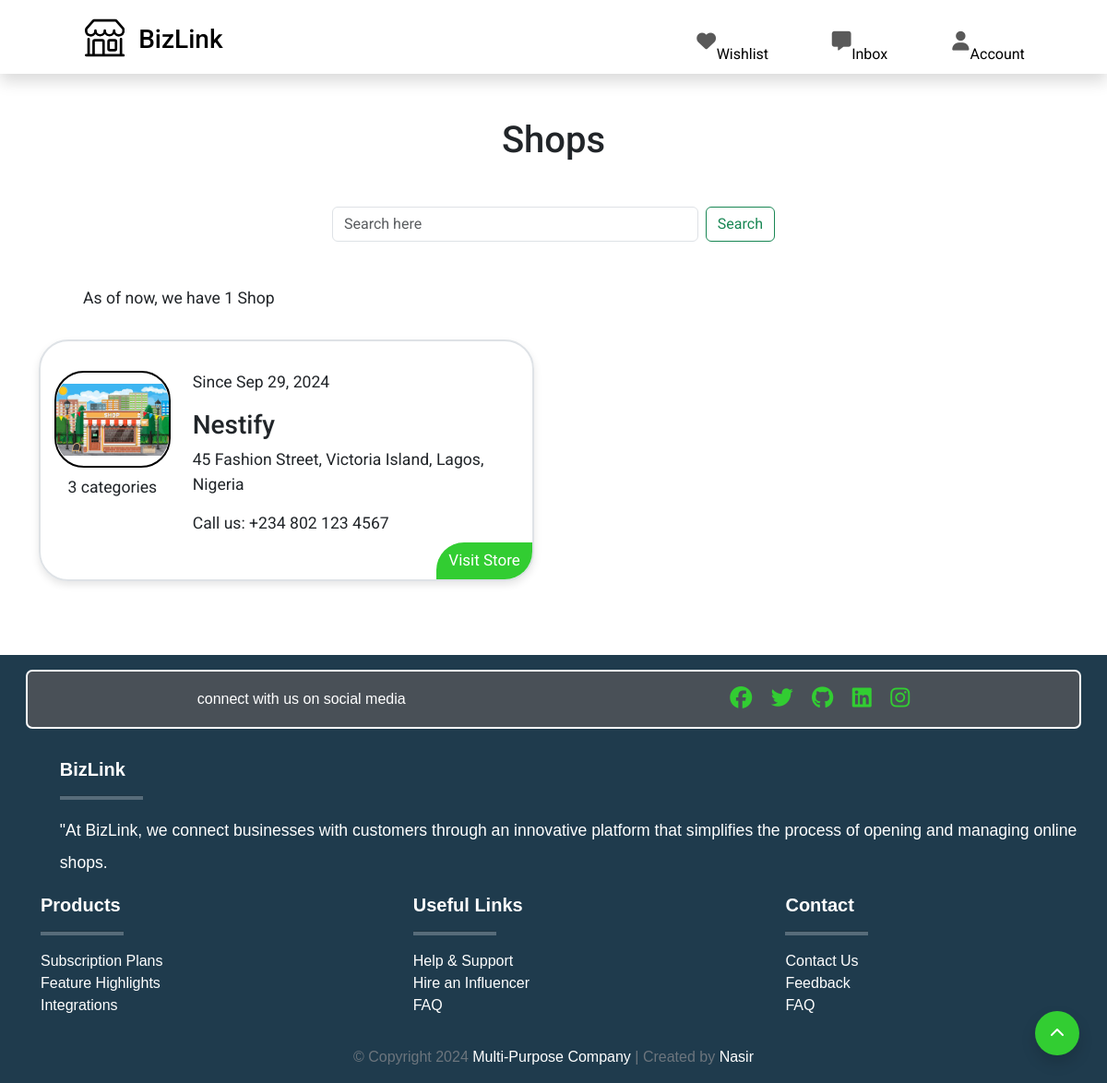
Page /core/customer/shop/ on the earlier database version.
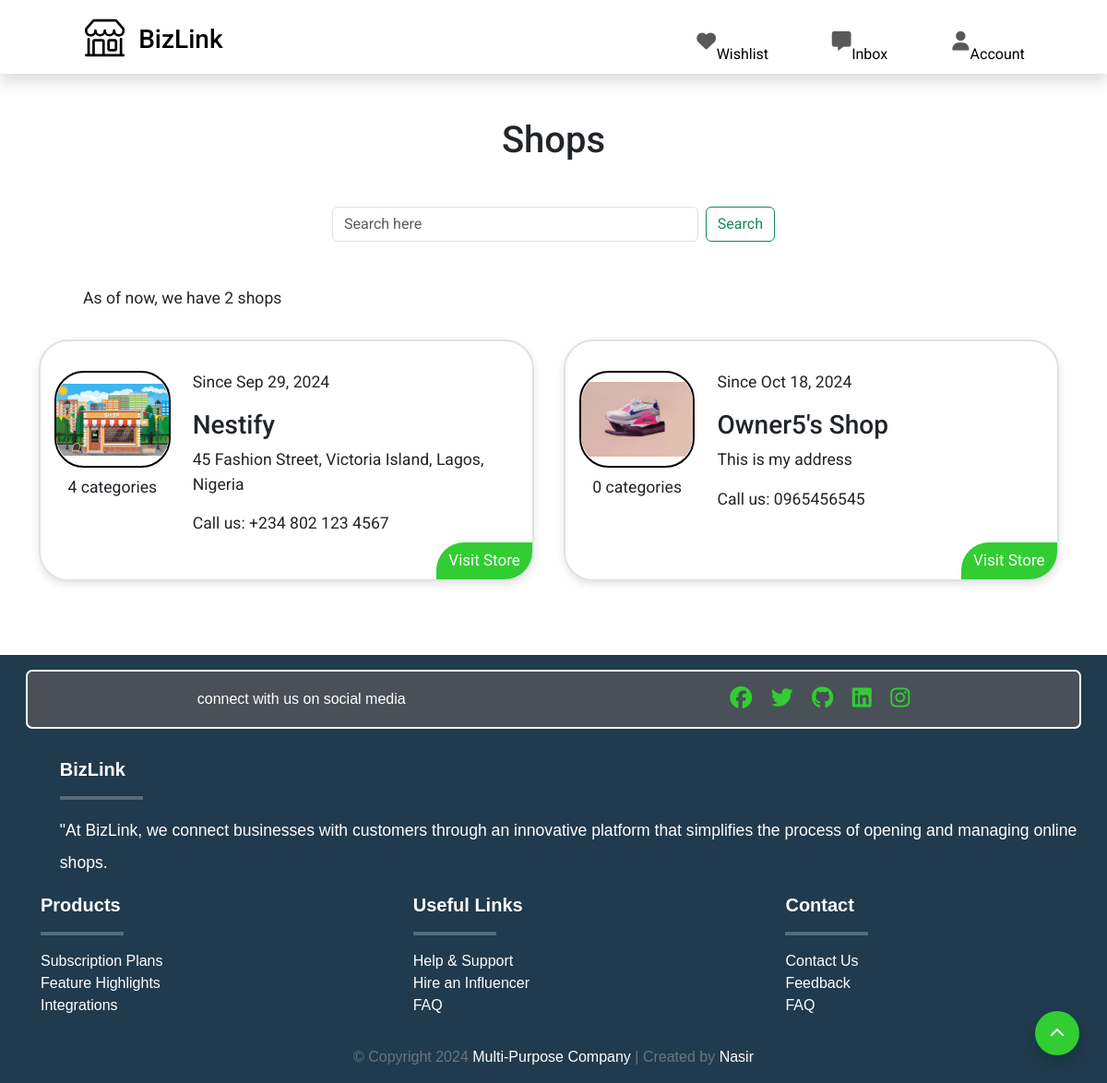
Same page on the later database version.
### shop/models.py (models this page shows, shortened)
class Shop(models.Model):
    shopId = ShortUUIDField(unique=True, length=10, max_length=21, prefix="shop", alphabet="ABCDEF0123456789")
    name = models.CharField(max_length=255)
    description = models.TextField(blank=False, null=False)
    image = models.ImageField(upload_to='shop_directory_path', blank=True, null=True)
    address = models.TextField(blank=False, null=False)
    contact = models.CharField(max_length=255)
    created_at = models.DateTimeField(auto_now_add=True)
    created_by = models.OneToOneField(settings.AUTH_USER_MODEL, on_delete=models.CASCADE, related_name="user_shop")
    class Meta:
        ordering = ('name',)
        unique_together = ('created_by', 'name')

### core/views.py (the view)
# urls.py: path("customer/shop/", views.shop_collection, name="shop_collection"),
def shop_collection(request):
    shops = Shop.objects.all().order_by("name")
    return render(request, "core/customer/shop.html", {
        'shops': shops
    })

### core/context_processor.py (called while the page is built, shortened)
def base(request):
    user = request.user
    categories = []
    wishlist = 0
    notification = 0
    inbox_count = 0
    shop = None
    total_unread_messages = 0  # Initialize unread messages count to 0
    return {
        'user': user,
        'shop': shop,
        'categories': categories,
        'wishlist': wishlist,
        'notification': notification,
        'total_unread_messages': total_unread_messages,  # Add unread messages to context
    }

### core/templatetags/custom_tags.py (called while the page is built)
@register.filter
def startswith(value, arg):
    return value.startswith(arg)

### templates/core/customer/shop.html (shortened to what this page needs)
{% extends "core/base.html" %}
{% load static %}
{% block content %}
<section class="shop-intro-section">
    <div class="container">
        <h1>Shops</h1>
        <div class="search-box">
            <div class="search">
                <form
                class="d-flex" role="search" method="GET" action="{% url 'core:search_customer' %}">
                <input
                    class="form-control me-2 search-bar"
                    type="search"
                    placeholder="Search here"
                    aria-label="Search"
                    name="q"
                    value="{{ query }}"
                />
                <button
                    class="btn btn-outline-success search-btn"
                    type="submit"
                >
                    Search
                </button>
                </form>
            </div>
        </div>
        <div class="shop-collection">
            {% if shops %}
                <p class="shop-tally">As of now, we have
                    {% if shops.count  == 1 %}
                        1 Shop
                    {% else %}
                        {{ shops.count  }} shops
                    {% endif %}
                </p>
                    <div class="shop-collection-box">
                        {% for shop in shops %}
                            <div class="shop-box">
                                <div class="shop-image-column">
                                    <div class="shop-image">
                                       <img src="{{ shop.image.url }}" alt="{{ shop.name }} image">
                                    </div>
                                    <p>
                                        {% if shop.shop_categories.count  == 1 %}
                                            1 Category
                                        {% else %}
                                            {{ shop.shop_categories.count }} categories
                                        {% endif %}
                                    </p>
                                </div>
                                <div class="shop-detail">
                                    <p>Since {{ shop.created_at|date:"M j, Y" }}</p>
                                    <h3>{{ shop.name }}</h3>
                                    <p>{{ shop.address }}</p>
                                    <p>Call us: {{ shop.contact }}</p>
                                </div>
                                <div class="visit-shop-btn">
                                    <a href="{% url 'core:visit_shop' shop.shopId %}" class="btn"> Visit Store</a>
                                </div>
                            </div>
                        {% endfor %}
                    </div>
            {% else %}
                <p>No shops yet. Please come back letter. </p>
            {% endif %}
        </div>
    </div>
</section>
{% endblock %}

Differences in the rows shown:
computed for Shop "Nestify": shop_categories.count "3" → "4"
added Shop: image (picture), shop_categories.count "0", created_at "Oct 18, 2024", name "Owner5's Shop", address "This is my address", contact "0965456545"
Other differences:
{{ shops.count }}: (not shown) → "2"
text no longer shown: "1 Shop"
text now shown: "shops"
